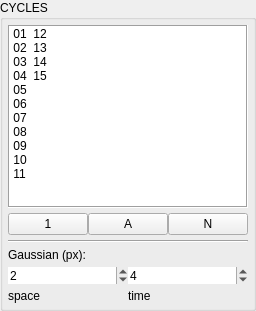
     <widget class="QGroupBox" name="gbCycles">
      <property name="geometry">
       <rect>
        <x>0</x>
        <y>220</y>
        <width>91</width>
        <height>311</height>
       </rect>
      </property>
      <property name="title">
       <string>CYCLES</string>
      </property>
      <layout class="QVBoxLayout" name="verticalLayout_2">
       <property name="spacing">
        <number>5</number>
       </property>
       <property name="margin">
        <number>5</number>
       </property>
       <item>
        <widget class="QListWidget" name="listCycles">
         <property name="styleSheet">
          <string notr="true">font: 7pt &quot;MS Shell Dlg 2&quot;;</string>
         </property>
         <property name="frameShape">
          <enum>QFrame::Box</enum>
         </property>
         <property name="frameShadow">
          <enum>QFrame::Sunken</enum>
         </property>
         <property name="lineWidth">
          <number>1</number>
         </property>
         <property name="midLineWidth">
          <number>0</number>
         </property>
         <property name="alternatingRowColors">
          <bool>false</bool>
         </property>
         <property name="selectionMode">
          <enum>QAbstractItemView::MultiSelection</enum>
         </property>
         <property name="movement">
          <enum>QListView::Static</enum>
         </property>
         <property name="flow">
          <enum>QListView::TopToBottom</enum>
         </property>
         <property name="layoutMode">
          <enum>QListView::SinglePass</enum>
         </property>
         <property name="viewMode">
          <enum>QListView::IconMode</enum>
         </property>
         <property name="modelColumn">
          <number>0</number>
         </property>
         <property name="uniformItemSizes">
          <bool>false</bool>
         </property>
         <item>
          <property name="text">
           <string>01</string>
          </property>
         </item>
         <item>
          <property name="text">
           <string>02</string>
          </property>
         </item>
         <item>
          <property name="text">
           <string>03</string>
          </property>
         </item>
         <item>
          <property name="text">
           <string>04</string>
          </property>
         </item>
         <item>
          <property name="text">
           <string>05</string>
          </property>
         </item>
         <item>
          <property name="text">
           <string>06</string>
          </property>
         </item>
         <item>
          <property name="text">
           <string>07</string>
          </property>
         </item>
         <item>
          <property name="text">
           <string>08</string>
          </property>
         </item>
         <item>
          <property name="text">
           <string>09</string>
          </property>
         </item>
         <item>
          <property name="text">
           <string>10</string>
          </property>
         </item>
         <item>
          <property name="text">
           <string>11</string>
          </property>
         </item>
         <item>
          <property name="text">
           <string>12</string>
          </property>
         </item>
         <item>
          <property name="text">
           <string>13</string>
          </property>
         </item>
         <item>
          <property name="text">
           <string>14</string>
          </property>
         </item>
         <item>
          <property name="text">
           <string>15</string>
          </property>
         </item>
        </widget>
       </item>
       <item>
        <layout class="QHBoxLayout" name="horizontalLayout_5">
         <property name="spacing">
          <number>0</number>
         </property>
         <property name="topMargin">
          <number>0</number>
         </property>
         <item>
          <widget class="QPushButton" name="btnCycle1">
           <property name="autoFillBackground">
            <bool>false</bool>
           </property>
           <property name="styleSheet">
            <string notr="true">font: 7pt &quot;MS Shell Dlg 2&quot;;</string>
           </property>
           <property name="text">
            <string>1</string>
           </property>
           <property name="checkable">
            <bool>true</bool>
           </property>
           <property name="flat">
            <bool>false</bool>
           </property>
          </widget>
         </item>
         <item>
          <widget class="QPushButton" name="btnCycleAll">
           <property name="autoFillBackground">
            <bool>false</bool>
           </property>
           <property name="styleSheet">
            <string notr="true">font: 7pt &quot;MS Shell Dlg 2&quot;;</string>
           </property>
           <property name="text">
            <string>A</string>
           </property>
           <property name="flat">
            <bool>false</bool>
           </property>
          </widget>
         </item>
         <item>
          <widget class="QPushButton" name="btnCycleNone">
           <property name="autoFillBackground">
            <bool>false</bool>
           </property>
           <property name="styleSheet">
            <string notr="true">font: 7pt &quot;MS Shell Dlg 2&quot;;</string>
           </property>
           <property name="text">
            <string>N</string>
           </property>
           <property name="flat">
            <bool>false</bool>
           </property>
          </widget>
         </item>
        </layout>
       </item>
       <item>
        <widget class="Line" name="line">
         <property name="orientation">
          <enum>Qt::Horizontal</enum>
         </property>
        </widget>
       </item>
       <item>
        <widget class="QLabel" name="label_5">
         <property name="text">
          <string>Gaussian (px):</string>
         </property>
         <property name="alignment">
          <set>Qt::AlignBottom|Qt::AlignLeading|Qt::AlignLeft</set>
         </property>
        </widget>
       </item>
       <item>
        <layout class="QGridLayout" name="gridLayout_2">
         <property name="horizontalSpacing">
          <number>0</number>
         </property>
         <property name="verticalSpacing">
          <number>5</number>
         </property>
         <property name="topMargin">
          <number>0</number>
         </property>
         <item row="2" column="0">
          <widget class="QSpinBox" name="sbGaussSpace">
           <property name="styleSheet">
            <string notr="true">font: 7pt &quot;MS Shell Dlg 2&quot;;</string>
           </property>
           <property name="frame">
            <bool>false</bool>
           </property>
           <property name="suffix">
            <string/>
           </property>
           <property name="maximum">
            <number>999</number>
           </property>
           <property name="value">
            <number>2</number>
           </property>
          </widget>
         </item>
         <item row="2" column="1">
          <widget class="QSpinBox" name="sbGaussTime">
           <property name="styleSheet">
            <string notr="true">font: 7pt &quot;MS Shell Dlg 2&quot;;</string>
           </property>
           <property name="frame">
            <bool>false</bool>
           </property>
           <property name="suffix">
            <string/>
           </property>
           <property name="value">
            <number>4</number>
           </property>
          </widget>
         </item>
         <item row="3" column="0">
          <widget class="QLabel" name="label_6">
           <property name="styleSheet">
            <string notr="true">font: 7pt &quot;MS Shell Dlg 2&quot;;</string>
           </property>
           <property name="text">
            <string>space</string>
           </property>
           <property name="alignment">
            <set>Qt::AlignBottom|Qt::AlignLeading|Qt::AlignLeft</set>
           </property>
          </widget>
         </item>
         <item row="3" column="1">
          <widget class="QLabel" name="label_7">
           <property name="styleSheet">
            <string notr="true">font: 7pt &quot;MS Shell Dlg 2&quot;;</string>
           </property>
           <property name="text">
            <string>time</string>
           </property>
           <property name="alignment">
            <set>Qt::AlignBottom|Qt::AlignLeading|Qt::AlignLeft</set>
           </property>
          </widget>
         </item>
        </layout>
       </item>
      </layout>
     </widget>
